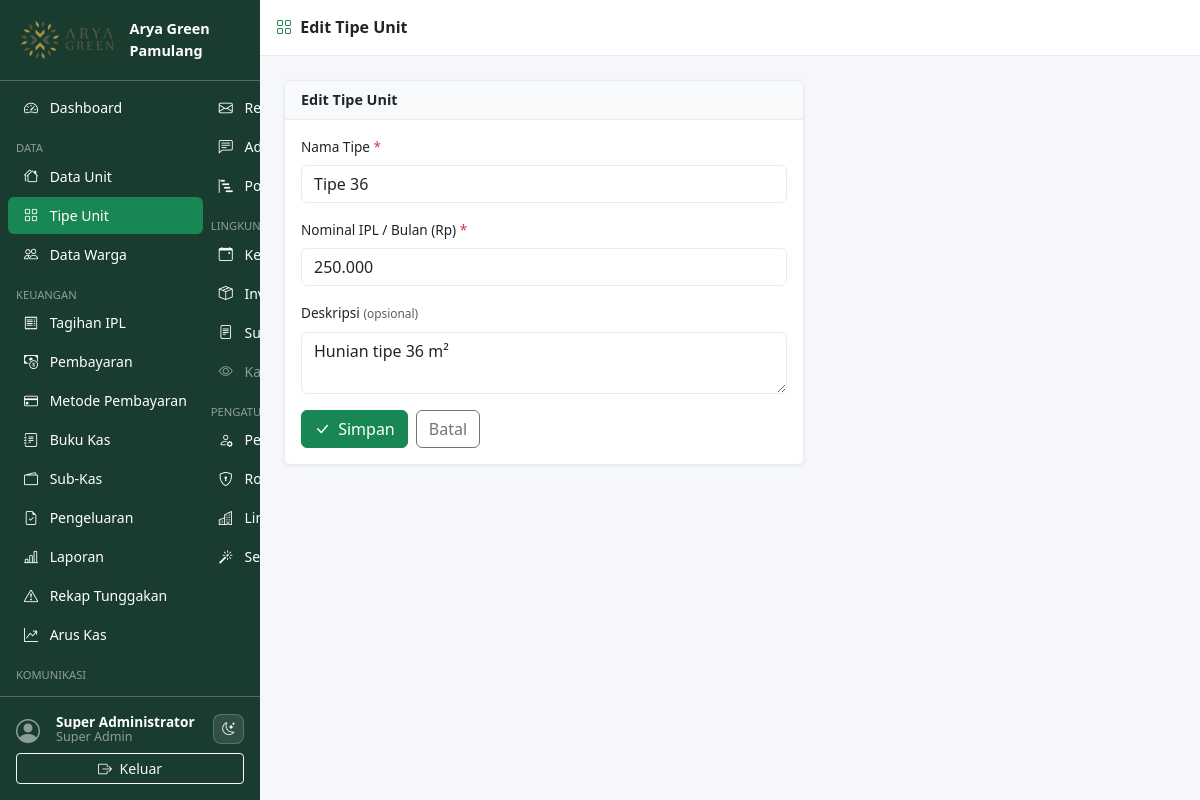
/pages/unit_types/form.php?id=1 (signed in), run on an earlier commit of the app's database.
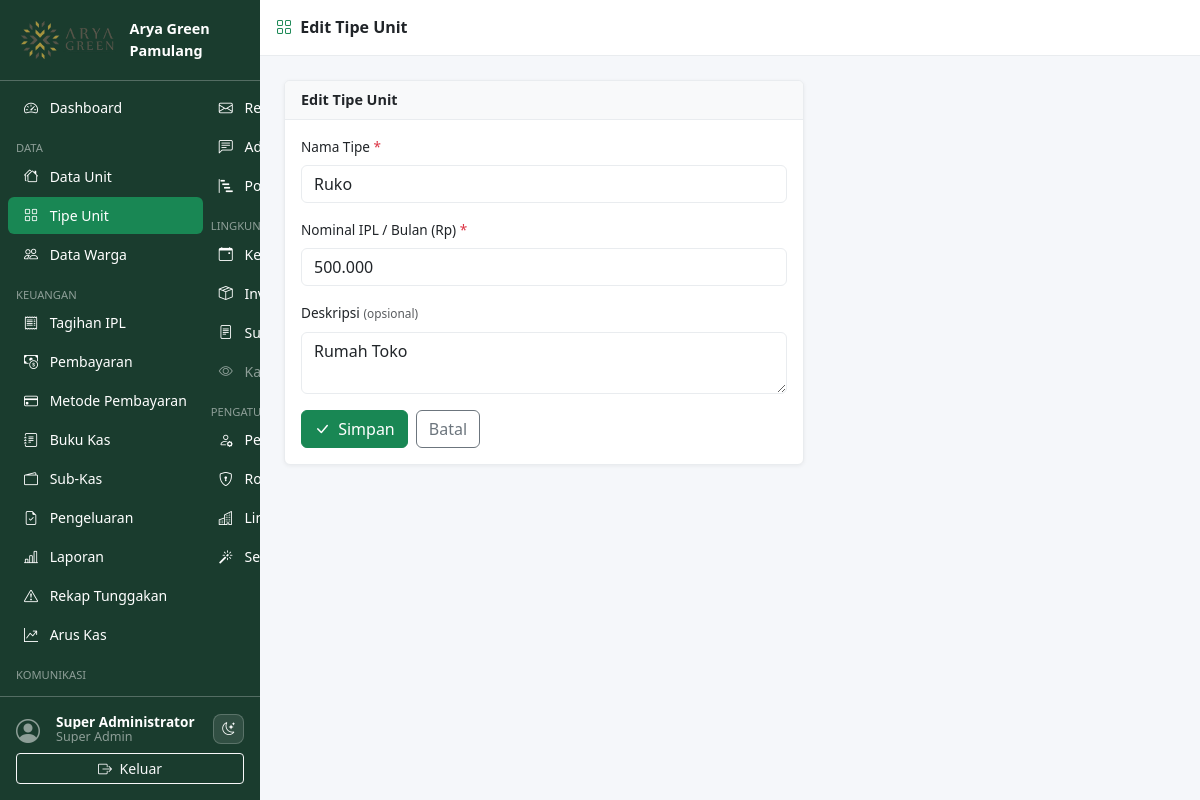
And on a later commit of the database.
### tables this page shows
CREATE TABLE `unit_types` (
  `id`          INT UNSIGNED AUTO_INCREMENT PRIMARY KEY,
  `name`        VARCHAR(100) NOT NULL,
  `description` TEXT DEFAULT NULL,
  `ipl_amount`  DECIMAL(12,2) NOT NULL DEFAULT 0,
  `created_at`  TIMESTAMP DEFAULT CURRENT_TIMESTAMP
);

### includes/auth.php (called while the page is built, shortened)
<?php
require_once __DIR__ . '/functions.php';
function auth_user(): array {
    return $_SESSION['auth_user'] ?? [];
}
function can(string $permission): bool {
    return in_array($permission, $_SESSION['permissions'] ?? [], true);
}

### includes/functions.php (called while the page is built, shortened)
<?php
function e(mixed $v): string {
    return htmlspecialchars((string)$v, ENT_QUOTES | ENT_SUBSTITUTE, 'UTF-8');
}

### pages/unit_types/form.php (the view, shortened to what this page needs)
<?php
require_once __DIR__ . '/../../includes/auth.php';
require_once __DIR__ . '/../../includes/functions.php';
$db      = db();
$id      = (int)($_GET['id'] ?? 0);
$editing = $id > 0;
if ($editing) {
    $stmt = $db->prepare('SELECT * FROM unit_types WHERE id = ?');
    $stmt->bind_param('i', $id);
    $stmt->execute();
    $type = $stmt->get_result()->fetch_assoc();
} else {
    require_permission('units.create');
    $type = [];
}
$page_title = $editing ? 'Edit Tipe Unit' : 'Tambah Tipe Unit';
include __DIR__ . '/../../includes/header.php';
include __DIR__ . '/../../includes/sidebar.php';
?>
<div class="content-wrapper">
  <div class="topbar d-flex align-items-center px-3 gap-2">
    <h6 class="mb-0 fw-semibold"><i class="bi bi-grid me-1 text-success"></i> <?= $page_title ?></h6>
  </div>
  <div class="main-content">
    <div class="card" style="max-width:520px">
      <div class="card-header"><?= $page_title ?></div>
      <div class="card-body">
        <form method="POST">
          <div class="row g-3">
            <div class="col-12">
              <label class="form-label">Nama Tipe <span class="text-danger">*</span></label>
              <input type="text" name="name" class="form-control" required maxlength="100"
                     value="<?= e($type['name'] ?? '') ?>" placeholder="Cth: Tipe 36, Tipe 45, Ruko">
            </div>
            <div class="col-12">
              <label class="form-label">Nominal IPL / Bulan (Rp) <span class="text-danger">*</span></label>
              <input type="text" name="ipl_amount" class="form-control" required
                     value="<?= e(isset($type['ipl_amount']) ? number_format((float)$type['ipl_amount'], 0, ',', '.') : '') ?>"
                     placeholder="Cth: 300.000" inputmode="numeric" data-rupiah>
            </div>
            <div class="col-12">
              <label class="form-label">Deskripsi <small class="text-muted">(opsional)</small></label>
              <textarea name="description" class="form-control" rows="2"
                        maxlength="255"><?= e($type['description'] ?? '') ?></textarea>
            </div>
          </div>
          <div class="mt-3 d-flex gap-2">
            <button type="submit" class="btn btn-success">
              <i class="bi bi-check-lg me-1"></i> Simpan
            </button>
            <a href="index.php" class="btn btn-outline-secondary">Batal</a>
          </div>
        </form>
      </div>
    </div>
  </div>
</div>
<?php include __DIR__ . '/../../includes/footer.php'; ?>

### includes/header.php (shortened to what this page needs)
<?php
$current_user = auth_user();
$page_title   = $page_title ?? 'Dashboard';
?>
<!DOCTYPE html>
<html lang="id">
<head>
  <link rel="stylesheet" href="https://cdn.jsdelivr.net/npm/bootstrap@5.3.3/dist/css/bootstrap.min.css">
  <link rel="stylesheet" href="https://cdn.jsdelivr.net/npm/bootstrap-icons@1.11.3/font/bootstrap-icons.min.css">
  <link rel="stylesheet" href="<?= APP_URL ?>/assets/css/style.css">
</head>
<body>
<div class="wrapper d-flex">

### includes/sidebar.php (shortened to what this page needs)
<?php
$current_uri = $_SERVER['REQUEST_URI'] ?? '';
function nav_active(string $path): string {
    global $current_uri;
    return str_contains($current_uri, $path) ? ' active' : '';
}
?>
<nav id="sidebar" class="sidebar d-flex flex-column flex-shrink-0 p-0">
  <a href="<?= APP_URL ?>/pages/dashboard.php"
     class="d-flex align-items-center p-3 text-white text-decoration-none sidebar-brand">
    <img src="<?= APP_URL ?>/assets/images/logo.png" alt="Logo" class="sidebar-logo me-2">
    <span class="fw-bold"><?= APP_NAME ?></span>
  </a>
  <hr class="text-white m-0">
  <ul class="nav nav-pills flex-column mb-auto px-2 py-2" style="overflow-y:auto">
    <?php if (can('dashboard.view')): ?>
    <li class="nav-item">
      <a href="<?= APP_URL ?>/pages/dashboard.php"
         class="nav-link text-white<?= nav_active('/dashboard') ?>">
        <i class="bi bi-speedometer2 me-2"></i> Dashboard
      </a>
    </li>
    <?php endif; ?>
    <?php if (can('units.view')): ?>
    <li class="nav-item mt-2">
      <small class="text-white-50 px-2 text-uppercase" style="font-size:.7rem">Data</small>
    </li>
    <li class="nav-item">
      <a href="<?= APP_URL ?>/pages/units/index.php"
         class="nav-link text-white<?= nav_active('/units/') ?>">
        <i class="bi bi-houses me-2"></i> Data Unit
      </a>
    </li>
    <li class="nav-item">
      <a href="<?= APP_URL ?>/pages/unit_types/index.php"
         class="nav-link text-white<?= nav_active('/unit_types') ?>">
        <i class="bi bi-grid me-2"></i> Tipe Unit
      </a>
    </li>
    <?php endif; ?>
    <?php if (can('residents.view')): ?>
    <li class="nav-item">
      <a href="<?= APP_URL ?>/pages/residents/index.php"
         class="nav-link text-white<?= nav_active('/residents') ?>">
        <i class="bi bi-people me-2"></i> Data Warga
      </a>
    </li>
    <?php endif; ?>
    <?php if (can('billing.view') || can('payments.view')): ?>
    <li class="nav-item mt-2">
      <small class="text-white-50 px-2 text-uppercase" style="font-size:.7rem">Keuangan</small>
    </li>
    <?php endif; ?>
    <?php if (can('billing.view')): ?>
    <li class="nav-item">
      <a href="<?= APP_URL ?>/pages/billing/index.php"
         class="nav-link text-white<?= nav_active('/billing') ?>">
        <i class="bi bi-receipt me-2"></i> Tagihan IPL
      </a>
    </li>
    <?php endif; ?>
    <?php if (can('payments.view')): ?>
    <li class="nav-item">
      <a href="<?= APP_URL ?>/pages/payments/index.php"
         class="nav-link text-white<?= nav_active('/payments') ?>">
        <i class="bi bi-cash-coin me-2"></i> Pembayaran
      </a>
    </li>
    <?php endif; ?>
    <?php if (can('payment_methods.view')): ?>
    <li class="nav-item">
      <a href="<?= APP_URL ?>/pages/payment_methods/index.php"
         class="nav-link text-white<?= nav_active('/payment_methods') ?>">
        <i class="bi bi-credit-card me-2"></i> Metode Pembayaran
      </a>
    </li>
    <?php endif; ?>
    <?php if (can('cashbook.view')): ?>
    <li class="nav-item">
      <a href="<?= APP_URL ?>/pages/cashbook/index.php"
         class="nav-link text-white<?= nav_active('/cashbook') ?>">
        <i class="bi bi-journal-text me-2"></i> Buku Kas
      </a>
    </li>
    <?php endif; ?>
    <?php if (can('kas.view')): ?>
    <li class="nav-item">
      <a href="<?= APP_URL ?>/pages/kas/index.php"
         class="nav-link text-white<?= nav_active('/kas/') ?>">
        <i class="bi bi-wallet2 me-2"></i> Sub-Kas
      </a>
    </li>
    <?php endif; ?>
    <?php if (can('expense.request') || can('expense.approve')): ?>
    <li class="nav-item">
      <a href="<?= APP_URL ?>/pages/expense/index.php"
         class="nav-link text-white<?= nav_active('/expense') ?>">
        <i class="bi bi-file-earmark-check me-2"></i> Pengeluaran
      </a>
    </li>
    <?php endif; ?>
    <?php if (can('reports.view')): ?>
    <li class="nav-item">
      <a href="<?= APP_URL ?>/pages/reports/index.php"
         class="nav-link text-white<?= nav_active('/reports/index') ?>">
        <i class="bi bi-bar-chart-line me-2"></i> Laporan
      </a>
    </li>
    <li class="nav-item">
      <a href="<?= APP_URL ?>/pages/reports/arrears.php"
         class="nav-link text-white<?= nav_active('/reports/arrears') ?>">
        <i class="bi bi-exclamation-triangle me-2"></i> Rekap Tunggakan
      </a>
    </li>
    <li class="nav-item">
      <a href="<?= APP_URL ?>/pages/reports/cashflow.php"
         class="nav-link text-white<?= nav_active('/reports/cashflow') ?>">
        <i class="bi bi-graph-up-arrow me-2"></i> Arus Kas
      </a>
    </li>
    <?php endif; ?>
    <?php if (can('billing.send_reminder') || can('complaints.view') || can('polls.view')): ?>
    <li class="nav-item mt-2">
      <small class="text-white-50 px-2 text-uppercase" style="font-size:.7rem">Komunikasi</small>
    </li>
    <?php endif; ?>
    <?php if (can('billing.send_reminder')): ?>
    <li class="nav-item">
      <a href="<?= APP_URL ?>/pages/billing/send_reminders.php"
         class="nav-link text-white<?= nav_active('/send_reminders') ?>">
        <i class="bi bi-envelope me-2"></i> Reminder Email
      </a>
    </li>
    <?php endif; ?>
    <?php if (can('complaints.view')): ?>
    <li class="nav-item">
      <a href="<?= APP_URL ?>/pages/complaints/index.php"
         class="nav-link text-white<?= nav_active('/complaints') ?>">
        <i class="bi bi-chat-left-text me-2"></i> Aduan Warga
      </a>
    </li>
    <?php endif; ?>
    <?php if (can('polls.view')): ?>
    <li class="nav-item">
      <a href="<?= APP_URL ?>/pages/polls/index.php"
         class="nav-link text-white<?= nav_active('/polls') ?>">
        <i class="bi bi-bar-chart-steps me-2"></i> Polling
      </a>
    </li>
    <?php endif; ?>
    <?php if (can('events.view') || can('inventory.view') || can('letters.view')): ?>
    <li class="nav-item mt-2">
      <small class="text-white-50 px-2 text-uppercase" style="font-size:.7rem">Lingkungan</small>
    </li>
    <?php endif; ?>
    <?php if (can('events.view')): ?>
    <li class="nav-item">
      <a href="<?= APP_URL ?>/pages/events/index.php"
         class="nav-link text-white<?= nav_active('/events') ?>">
        <i class="bi bi-calendar-event me-2"></i> Kegiatan
      </a>
    </li>
    <?php endif; ?>
    <?php if (can('inventory.view')): ?>
    <li class="nav-item">
      <a href="<?= APP_URL ?>/pages/inventory/index.php"
         class="nav-link text-white<?= nav_active('/inventory') ?>">
        <i class="bi bi-box-seam me-2"></i> Inventaris
      </a>
    </li>
    <?php endif; ?>
    <?php if (can('letters.view')): ?>
    <li class="nav-item">
      <a href="<?= APP_URL ?>/pages/letters/index.php"
         class="nav-link text-white<?= nav_active('/letters') ?>">
        <i class="bi bi-file-text me-2"></i> Surat RT
      </a>
    </li>
    <?php endif; ?>
    <li class="nav-item">
      <a href="<?= APP_URL ?>/pages/public/kas.php" target="_blank"
         class="nav-link text-white-50<?= nav_active('/public/kas') ?>">
        <i class="bi bi-eye me-2"></i> Kas Publik <i class="bi bi-box-arrow-up-right ms-1" style="font-size:.7rem"></i>
      </a>
    </li>
    <?php if (can('users.view') || can('roles.manage') || can('environments.view')): ?>
    <li class="nav-item mt-2">
      <small class="text-white-50 px-2 text-uppercase" style="font-size:.7rem">Pengaturan</small>
    </li>
    <?php endif; ?>
    <?php if (can('users.view')): ?>
    <li class="nav-item">
      <a href="<?= APP_URL ?>/pages/users/index.php"
         class="nav-link text-white<?= nav_active('/users') ?>">
        <i class="bi bi-person-gear me-2"></i> Pengguna
      </a>
    </li>
    <?php endif; ?>
    <?php if (can('roles.manage')): ?>
    <li class="nav-item">
      <a href="<?= APP_URL ?>/pages/roles/index.php"
         class="nav-link text-white<?= nav_active('/roles') ?>">
        <i class="bi bi-shield-lock me-2"></i> Roles & Akses
      </a>
    </li>
    <?php endif; ?>
    <?php if (can('environments.view')): ?>
    <li class="nav-item">
      <a href="<?= APP_URL ?>/pages/environments/index.php"
         class="nav-link text-white<?= nav_active('/environments') ?>">
        <i class="bi bi-buildings me-2"></i> Lingkungan
      </a>
    </li>
    <?php endif; ?>
    <?php if (can('users.create')): ?>
    <li class="nav-item">
      <a href="<?= APP_URL ?>/pages/onboarding/index.php"
         class="nav-link text-white<?= nav_active('/onboarding') ?>">
        <i class="bi bi-magic me-2"></i> Setup / Onboarding
      </a>
    </li>
    <?php endif; ?>
  </ul>
  <hr class="text-white m-0">
  <div class="p-3">
    <div class="d-flex align-items-center mb-2">
      <div class="avatar-sm me-2">
        <i class="bi bi-person-circle fs-4 text-white-50"></i>
      </div>
      <div class="text-white lh-1 flex-grow-1 overflow-hidden">
        <div class="fw-semibold text-truncate" style="font-size:.85rem"><?= e($current_user['name'] ?? '') ?></div>
        <small class="text-white-50"><?= e(ucwords(str_replace('_',' ', $current_user['role'] ?? ''))) ?></small>
      </div>
      <button type="button" class="dark-toggle sidebar-theme-toggle text-white ms-2" aria-label="Ganti tema" title="Ganti tema">
        <i class="bi bi-moon-stars"></i>
      </button>
    </div>
    <a href="<?= APP_URL ?>/auth/logout.php"
       class="btn btn-sm btn-outline-light w-100"
       onclick="return confirm('Yakin ingin keluar?')">
      <i class="bi bi-box-arrow-right me-1"></i> Keluar
    </a>
  </div>
</nav>

### includes/footer.php (shortened to what this page needs)
  </div>
</body>
</html>

### assets/css/style.css (style rules this page uses)
:root { --sidebar-width: 260px; --sidebar-bg: #1a3c2e; --sidebar-hover: #2d6a4f; --topbar-height: 56px; --page-bg: #f5f7fa; --surface: #ffffff; --surface-muted: #f8f9fa; --border-color: #e9ecef; --text-color: #212529; --muted-color: #6c757d; }
body { background: var(--page-bg); color: var(--text-color); font-size: .9rem; }
.wrapper { min-height: 100vh; }
.sidebar { width: var(--sidebar-width); height: 100vh; min-height: 0; background: var(--sidebar-bg); position: fixed; top: 0; left: 0; z-index: 1040; transition: transform .25s ease; overflow: hidden; }
.sidebar > .nav { flex: 1 1 auto; min-height: 0; overflow-y: auto; scrollbar-width: thin; scrollbar-color: rgba(255,255,255,.35) transparent; }
.sidebar > .p-3 { flex-shrink: 0; background: var(--sidebar-bg); }
.sidebar-brand { background: rgba(0,0,0,.2); }
.sidebar-logo { height: 48px; width: auto; object-fit: contain; }
.sidebar .nav-link { border-radius: 6px; margin-bottom: 2px; font-size: .875rem; }
.sidebar .nav-link.active { background: #198754; }
.content-wrapper { margin-left: var(--sidebar-width); width: calc(100% - var(--sidebar-width)); min-height: 100vh; display: flex; flex-direction: column; }
.topbar { height: var(--topbar-height); background: #fff; border-bottom: 1px solid #e9ecef; position: sticky; top: 0; z-index: 1030; }
.main-content { flex: 1; padding: 1.5rem; }
.card { border: 1px solid var(--border-color); background: var(--surface); box-shadow: 0 1px 4px rgba(0,0,0,.06); }
.card-header { background: var(--surface-muted); border-bottom: 1px solid var(--border-color); font-weight: 600; }
.form-label { font-weight: 500; font-size: .85rem; }
.form-control, .form-select { background: var(--surface); border-color: var(--border-color); color: var(--text-color); }
.dark-toggle { background: transparent; border: 1px solid var(--border-color); border-radius: 8px; padding: 4px 8px; font-size: .8rem; cursor: pointer; transition: background .2s, border-color .2s; }
.dark-toggle i { pointer-events: none; }
.sidebar-theme-toggle { background: rgba(255,255,255,.1); border-color: rgba(255,255,255,.2); }
.avatar-sm { width: 32px; height: 32px; }

What changed in the data, as far as the page shows it:
changed unit_types: name "Tipe 36" → "Ruko"; ipl_amount "250.000" → "500.000"; description "Hunian tipe 36 m²" → "Rumah Toko"
